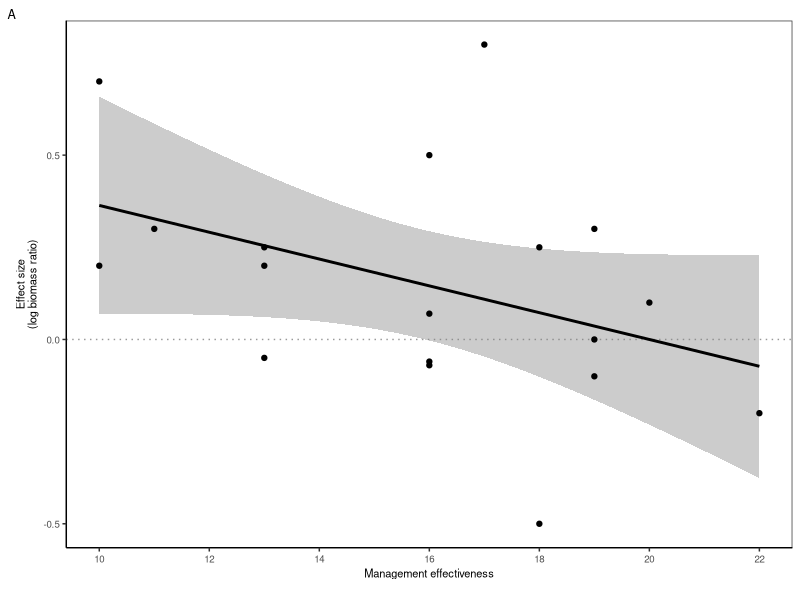
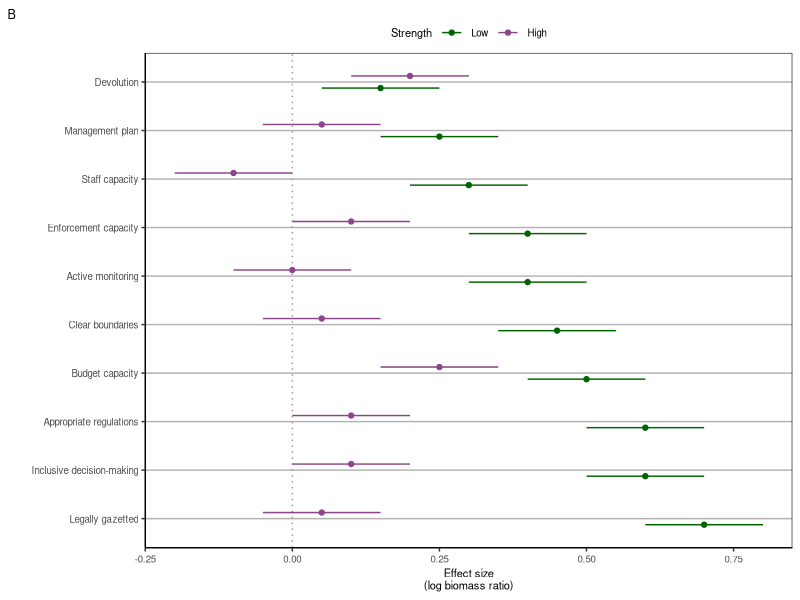
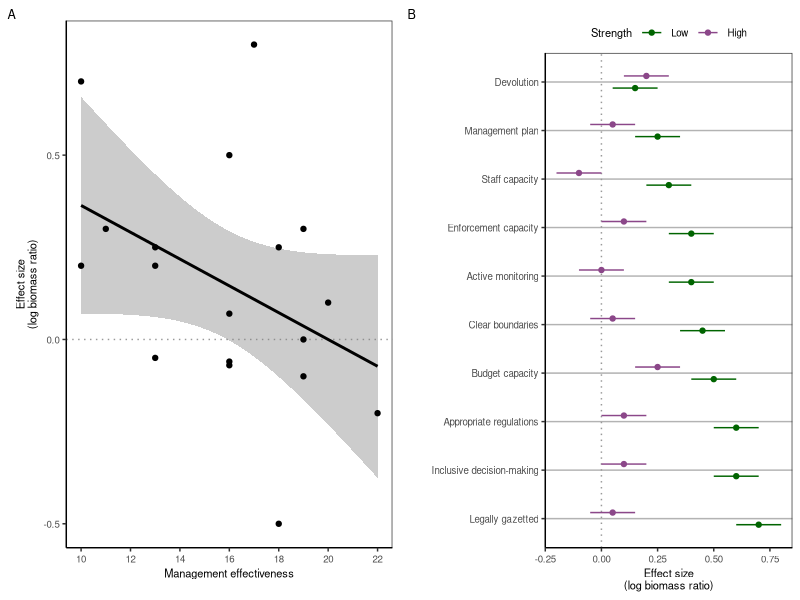

These figures' R source, in order: (Note: this script raises an error after producing the figures.)

# Clear workspace
rm(list = ls())

# Setup
################################################################################

# Packages
library(tidyverse)

# Directories
plotdir <- "figures"

# Simulate data
################################################################################

# Read data
data1_orig <- readxl::read_excel("data/fig4_data.xlsx", 1)
data2_orig <- readxl::read_excel("data/fig4_data.xlsx", 2)

# Data1 order
data_ord <- data2_orig %>%
  filter(level=="low") %>%
  arrange(desc(effect))

# Format data
data2 <- data2_orig %>%
  mutate(level=recode_factor(level,
                             "low"="Low",
                             "high"="High")) %>%
  mutate(variable=factor(variable, levels=data_ord$variable))

# Plot data
################################################################################

# Base theme
base_theme <- theme(axis.text=element_text(size=7),
                    axis.title=element_text(size=8),
                    legend.text=element_text(size=7),
                    legend.title=element_text(size=8),
                    plot.tag=element_text(size=9),
                    # Gridlines
                    panel.grid.major = element_blank(),
                    panel.grid.minor = element_blank(),
                    panel.background = element_blank(),
                    axis.line = element_line(colour = "black"))
                    # Legend
                    # legend.background = element_rect(fill=alpha('blue', 0)))

# Plot regression
g1 <- ggplot(data1_orig, aes(x=mgmt_score, y=effect)) +
  # Reference line
  geom_hline(yintercept=0, color="grey60", linetype="dotted") +
  # Regression
  geom_smooth(formula = 'y ~ x', method="lm", fill="grey50", color="black") +
  # Data
  geom_point() +
  # Labels
  labs(x="Management effectiveness\n", y="Effect size\n(log biomass ratio)", tag="A") +
  scale_x_continuous(breaks=seq(10,22, 2)) +
  # Theme
  theme_bw() + base_theme
g1

# Plot effect sizes
g2 <- ggplot(data2, aes(y=variable, x=effect, color=level)) +
  # Reference line
  geom_vline(xintercept=0, color="grey60", linetype="dotted") +
  # Data
  geom_errorbar(mapping=aes(xmin=effect-0.1, xmax=effect+0.1),
                width=0, position=position_dodge(width=0.5)) +
  geom_point(position=position_dodge(width=0.5)) +
  # Legend
  scale_color_manual(name="Strength", values=c("darkgreen", "orchid4")) +
  # Labels
  labs(x="Effect size\n(log biomass ratio)", y="", tag="B") +
  # Theme
  theme_bw() + base_theme +
  theme(legend.position="top",
        legend.margin = margin(c(0,0,-5,0)),
        panel.grid.major.y = element_line(color="grey70"))
g2


# Merge
g <- gridExtra::grid.arrange(g1, g2, nrow=1, widths=c(0.5, 0.5))
g

# Export
ggsave(g, filename=file.path(plotdir, "Fig3_mgmt_effectiveness.png"),
       width=6.5, height=3.5, units="in", dpi=600)

